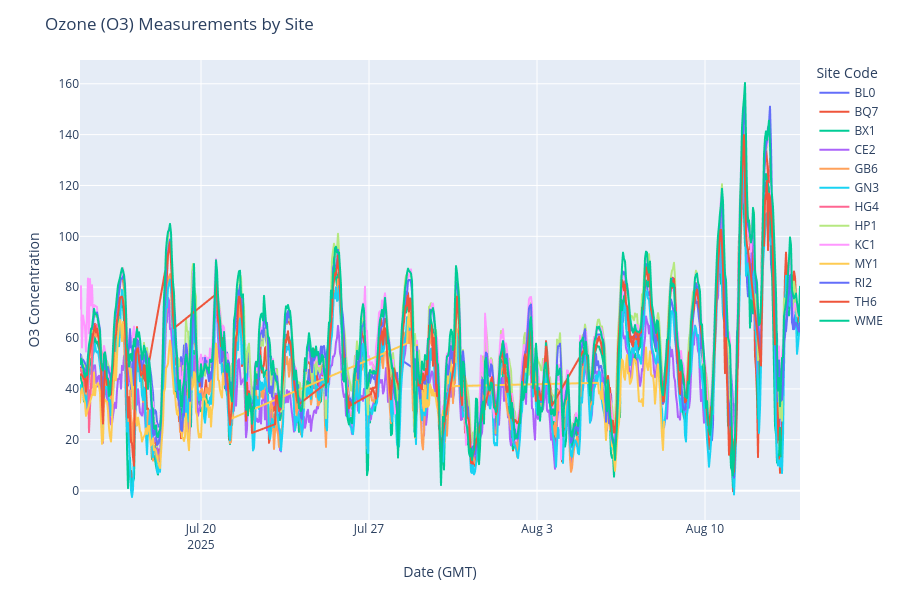

The code cell stored with this chart in its notebook:
### Markdown cell above
#### 3.4 Ozone time series

### Code cell
fig34 = px.line(data_frame=df_o3, x='MeasurementDateGMT', y='O3', color='SiteCode')

fig34.update_layout(
    title="Ozone (O3) Measurements by Site",
    xaxis_title="Date (GMT)",
    yaxis_title="O3 Concentration",
    legend_title="Site Code",
    height=600
)

fig34.show()

### Figure 1 — Plotly figure (JSON) as saved in the notebook; plotly's stock layout.template omitted (floating-point values rounded to 4 significant figures; data arrays with more than 128 entries replaced by an {"elided": "..."} marker saying what was removed)
{"data": [{"hovertemplate": "SiteCode=BL0<br>MeasurementDateGMT=%{x}<br>O3=%{y}<extra></extra>", "legendgroup": "BL0", "line": {"color": "#636efa", "dash": "solid"}, "marker": {"symbol": "circle"}, "mode": "lines", "name": "BL0", "showlegend": true, "type": "scattergl", "x": {"elided": "690 str values"}, "xaxis": "x", "y": {"elided": "690 float values"}, "yaxis": "y"}, {"hovertemplate": "SiteCode=BQ7<br>MeasurementDateGMT=%{x}<br>O3=%{y}<extra></extra>", "legendgroup": "BQ7", "line": {"color": "#EF553B", "dash": "solid"}, "marker": {"symbol": "circle"}, "mode": "lines", "name": "BQ7", "showlegend": true, "type": "scattergl", "x": {"elided": "721 str values"}, "xaxis": "x", "y": {"elided": "721 float values"}, "yaxis": "y"}, {"hovertemplate": "SiteCode=BX1<br>MeasurementDateGMT=%{x}<br>O3=%{y}<extra></extra>", "legendgroup": "BX1", "line": {"color": "#00cc96", "dash": "solid"}, "marker": {"symbol": "circle"}, "mode": "lines", "name": "BX1", "showlegend": true, "type": "scattergl", "x": {"elided": "713 str values"}, "xaxis": "x", "y": {"elided": "713 float values"}, "yaxis": "y"}, {"hovertemplate": "SiteCode=CE2<br>MeasurementDateGMT=%{x}<br>O3=%{y}<extra></extra>", "legendgroup": "CE2", "line": {"color": "#ab63fa", "dash": "solid"}, "marker": {"symbol": "circle"}, "mode": "lines", "name": "CE2", "showlegend": true, "type": "scattergl", "x": {"elided": "676 str values"}, "xaxis": "x", "y": {"elided": "676 float values"}, "yaxis": "y"}, {"hovertemplate": "SiteCode=GB6<br>MeasurementDateGMT=%{x}<br>O3=%{y}<extra></extra>", "legendgroup": "GB6", "line": {"color": "#FFA15A", "dash": "solid"}, "marker": {"symbol": "circle"}, "mode": "lines", "name": "GB6", "showlegend": true, "type": "scattergl", "x": {"elided": "513 str values"}, "xaxis": "x", "y": {"elided": "513 float values"}, "yaxis": "y"}, {"hovertemplate": "SiteCode=GN3<br>MeasurementDateGMT=%{x}<br>O3=%{y}<extra></extra>", "legendgroup": "GN3", "line": {"color": "#19d3f3", "dash": "solid"}, "marker": {"symbol": "circle"}, "mode": "lines", "name": "GN3", "showlegend": true, "type": "scattergl", "x": {"elided": "721 str values"}, "xaxis": "x", "y": {"elided": "721 float values"}, "yaxis": "y"}, {"hovertemplate": "SiteCode=HG4<br>MeasurementDateGMT=%{x}<br>O3=%{y}<extra></extra>", "legendgroup": "HG4", "line": {"color": "#FF6692", "dash": "solid"}, "marker": {"symbol": "circle"}, "mode": "lines", "name": "HG4", "showlegend": true, "type": "scattergl", "x": ["2025-07-14T23:00:00.000000000", "2025-07-15T00:00:00.000000000", "2025-07-15T01:00:00.000000000", "2025-07-15T02:00:00.000000000", "2025-07-15T03:00:00.000000000", "2025-07-15T04:00:00.000000000", "2025-07-15T05:00:00.000000000", "2025-07-15T06:00:00.000000000", "2025-07-15T07:00:00.000000000", "2025-07-15T08:00:00.000000000", "2025-07-15T11:00:00.000000000", "2025-07-15T12:00:00.000000000", "2025-07-15T13:00:00.000000000", "2025-07-15T14:00:00.000000000", "2025-07-15T15:00:00.000000000", "2025-07-15T16:00:00.000000000", "2025-07-15T17:00:00.000000000", "2025-07-15T18:00:00.000000000", "2025-07-15T19:00:00.000000000", "2025-07-15T20:00:00.000000000", "2025-07-15T21:00:00.000000000", "2025-07-15T22:00:00.000000000", "2025-07-15T23:00:00.000000000", "2025-07-16T00:00:00.000000000", "2025-07-16T01:00:00.000000000", "2025-07-16T02:00:00.000000000", "2025-07-16T03:00:00.000000000", "2025-07-16T04:00:00.000000000", "2025-07-16T05:00:00.000000000", "2025-07-16T06:00:00.000000000", "2025-07-16T07:00:00.000000000", "2025-07-16T08:00:00.000000000", "2025-07-16T09:00:00.000000000", "2025-07-16T10:00:00.000000000", "2025-07-16T11:00:00.000000000", "2025-07-16T12:00:00.000000000", "2025-07-16T13:00:00.000000000", "2025-07-16T14:00:00.000000000"], "xaxis": "x", "y": [47.7, 47.1, 46.3, 44.9, 42.9, 41.1, 41.3, 44.7, 49.1, 23.0, 51.5, 60.9, 64.7, 64.5, 65.3, 65.1, 61.9, 61.1, 56.3, 48.1, 47.9, 53.5, 56.1, 51.7, 47.5, 42.1, 41.5, 40.1, 37.9, 41.9, 47.7, 56.9, 62.3, 64.5, 70.0, 72.8, 77.2, 81.2], "yaxis": "y"}, {"hovertemplate": "SiteCode=HP1<br>MeasurementDateGMT=%{x}<br>O3=%{y}<extra></extra>", "legendgroup": "HP1", "line": {"color": "#B6E880", "dash": "solid"}, "marker": {"symbol": "circle"}, "mode": "lines", "name": "HP1", "showlegend": true, "type": "scattergl", "x": {"elided": "712 str values"}, "xaxis": "x", "y": {"elided": "712 float values"}, "yaxis": "y"}, {"hovertemplate": "SiteCode=KC1<br>MeasurementDateGMT=%{x}<br>O3=%{y}<extra></extra>", "legendgroup": "KC1", "line": {"color": "#FF97FF", "dash": "solid"}, "marker": {"symbol": "circle"}, "mode": "lines", "name": "KC1", "showlegend": true, "type": "scattergl", "x": {"elided": "714 str values"}, "xaxis": "x", "y": {"elided": "714 float values"}, "yaxis": "y"}, {"hovertemplate": "SiteCode=MY1<br>MeasurementDateGMT=%{x}<br>O3=%{y}<extra></extra>", "legendgroup": "MY1", "line": {"color": "#FECB52", "dash": "solid"}, "marker": {"symbol": "circle"}, "mode": "lines", "name": "MY1", "showlegend": true, "type": "scattergl", "x": {"elided": "250 str values"}, "xaxis": "x", "y": {"elided": "250 float values"}, "yaxis": "y"}, {"hovertemplate": "SiteCode=RI2<br>MeasurementDateGMT=%{x}<br>O3=%{y}<extra></extra>", "legendgroup": "RI2", "line": {"color": "#636efa", "dash": "solid"}, "marker": {"symbol": "circle"}, "mode": "lines", "name": "RI2", "showlegend": true, "type": "scattergl", "x": {"elided": "719 str values"}, "xaxis": "x", "y": {"elided": "719 float values"}, "yaxis": "y"}, {"hovertemplate": "SiteCode=TH6<br>MeasurementDateGMT=%{x}<br>O3=%{y}<extra></extra>", "legendgroup": "TH6", "line": {"color": "#EF553B", "dash": "solid"}, "marker": {"symbol": "circle"}, "mode": "lines", "name": "TH6", "showlegend": true, "type": "scattergl", "x": {"elided": "468 str values"}, "xaxis": "x", "y": {"elided": "468 float values"}, "yaxis": "y"}, {"hovertemplate": "SiteCode=WME<br>MeasurementDateGMT=%{x}<br>O3=%{y}<extra></extra>", "legendgroup": "WME", "line": {"color": "#00cc96", "dash": "solid"}, "marker": {"symbol": "circle"}, "mode": "lines", "name": "WME", "showlegend": true, "type": "scattergl", "x": {"elided": "721 str values"}, "xaxis": "x", "y": {"elided": "721 float values"}, "yaxis": "y"}], "layout": {"height": 600, "legend": {"title": {"text": "Site Code"}, "tracegroupgap": 0}, "margin": {"t": 60}, "title": {"text": "Ozone (O3) Measurements by Site"}, "xaxis": {"anchor": "y", "domain": [0, 1], "title": {"text": "Date (GMT)"}}, "yaxis": {"anchor": "x", "domain": [0, 1], "title": {"text": "O3 Concentration"}}}}
